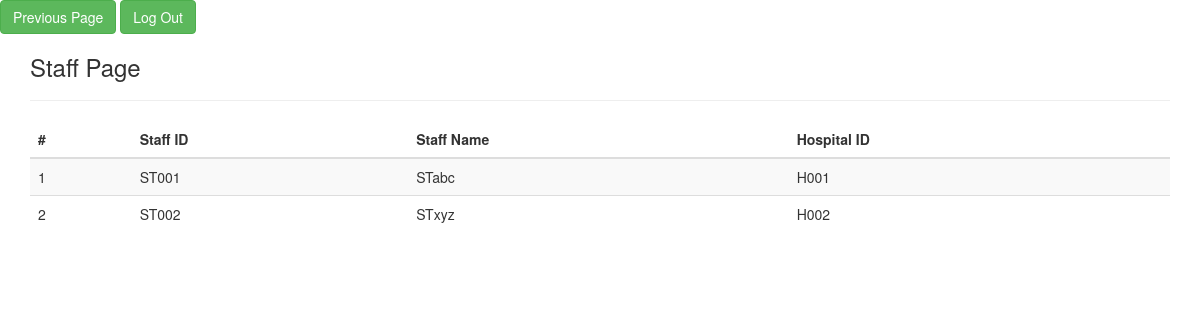
The page /php_files/bloodbankstaffdetails.php on the database its author committed.
### tables this page shows
CREATE TABLE `bloodbankstaff` (
  `StaffID` varchar(20) NOT NULL,
  `StaffName` varchar(50) NOT NULL,
  `LoginID` varchar(20) NOT NULL,
  `HospID` varchar(20) NOT NULL
);

### php_files/bloodbankstaffdetails.php (the view, shortened to what this page needs)
<?php
require_once'bbmconfig.php';
?>
<!DOCTYPE html>
<html lang="en">
<head>
<link href="https://maxcdn.bootstrapcdn.com/bootstrap/3.3.0/css/bootstrap.min.css" rel="stylesheet">
</head>
<body>
<a href="bbsystem.php"><button class="btn btn-success">Previous Page</button></a>
<a href="index.php"><button class="btn btn-success">Log Out</button></a>
<div class="container">
<div class="row">
<div class="col-md-12">
<h3>Staff Page</h3> <hr />
<div class="table-responsive">
<table id="mytable" class="table table-bordred table-striped">
<thead>
<th>#</th>
<th>Staff ID</th>
<th>Staff Name</th>
<th>Hospital ID</th>
</thead>
<tbody>
<?php
$sql =mysqli_query($con, "call StaffDetails()");
$cnt=1;
$row=mysqli_num_rows($sql);
if($row>0){
while ($result=mysqli_fetch_array($sql)) {
?>
<tr>
<td><?php echo htmlentities($cnt);?></td>
<td><?php echo htmlentities($result['StaffID']);?></td>
<td><?php echo htmlentities($result['StaffName']);?></td>
<td><?php echo htmlentities($result['HospID']);?></td>
</tr>
<?php
$cnt++;
} } else { ?>
<tr>
<td colspan="9" style="color:red; font-weight:bold;text-align:center;"> No Record found</td>
</tr>
<?php } ?>
</tbody>
</table>
</div>
</div>
</div>
</div>
</body>
</html>

### rows shown on the page
bloodbankstaff: StaffID "ST001", StaffName "STabc", HospID "H001"
bloodbankstaff: StaffID "ST002", StaffName "STxyz", HospID "H002"
